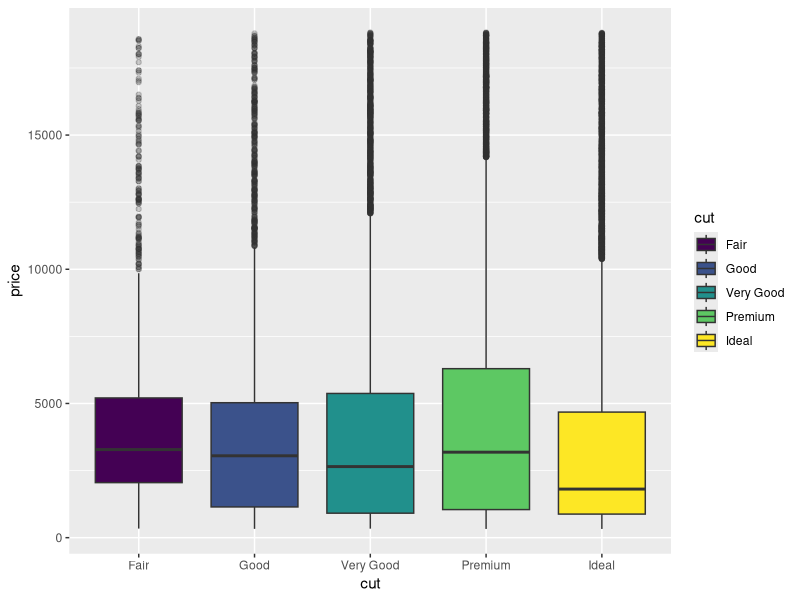
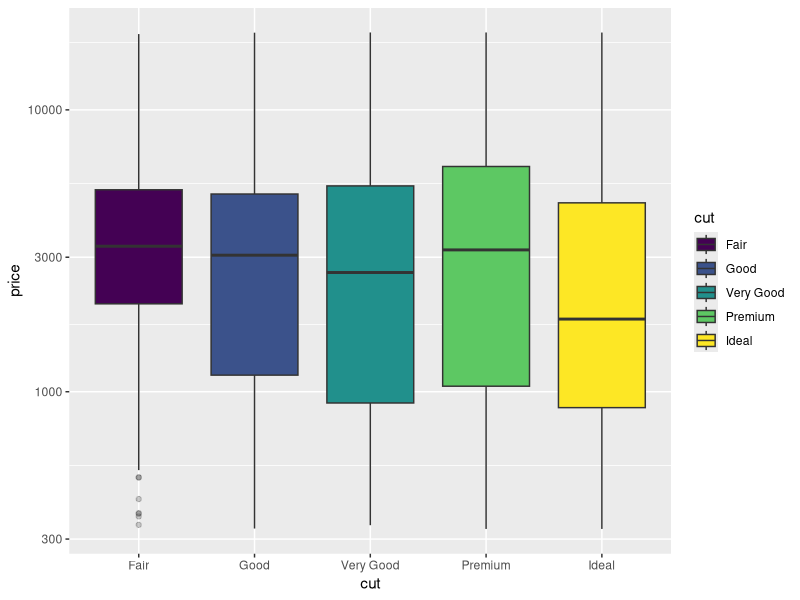
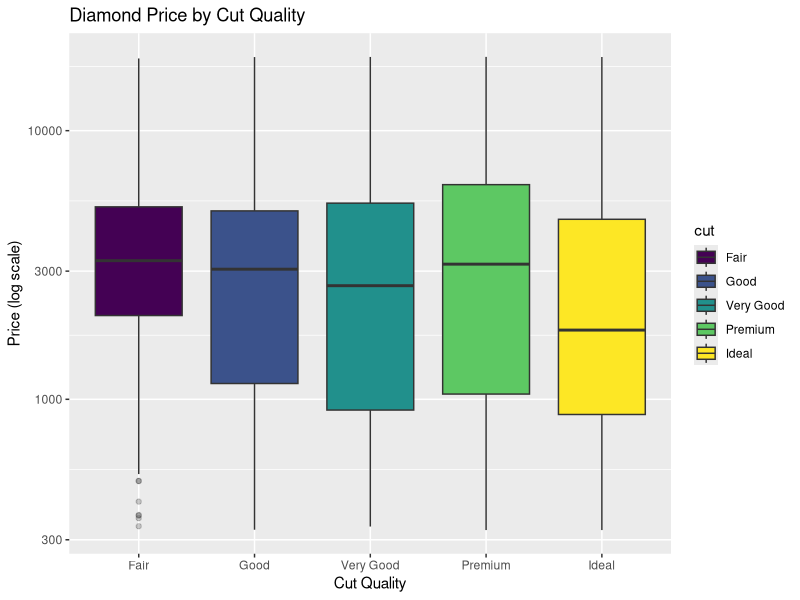
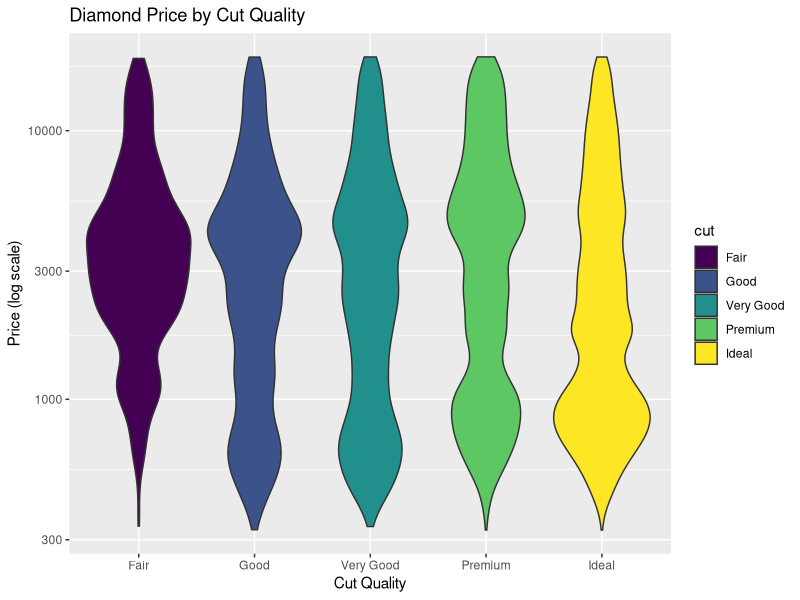
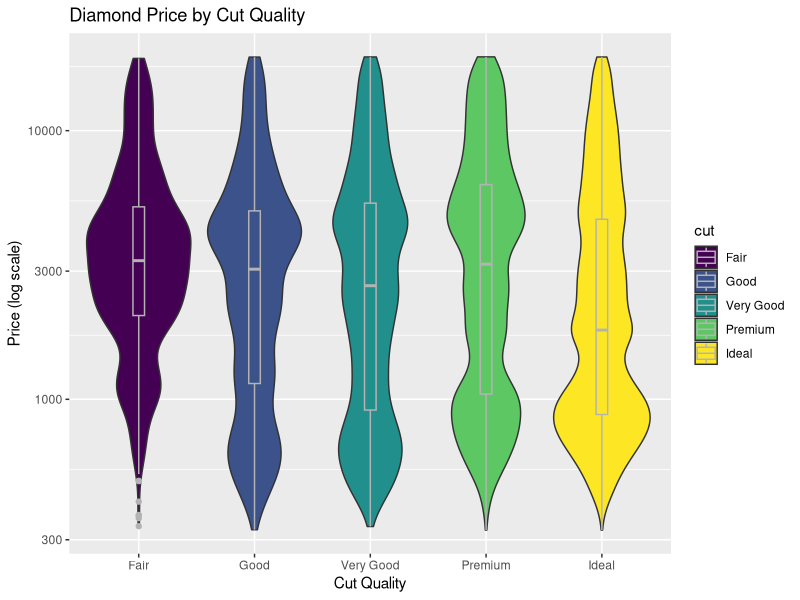
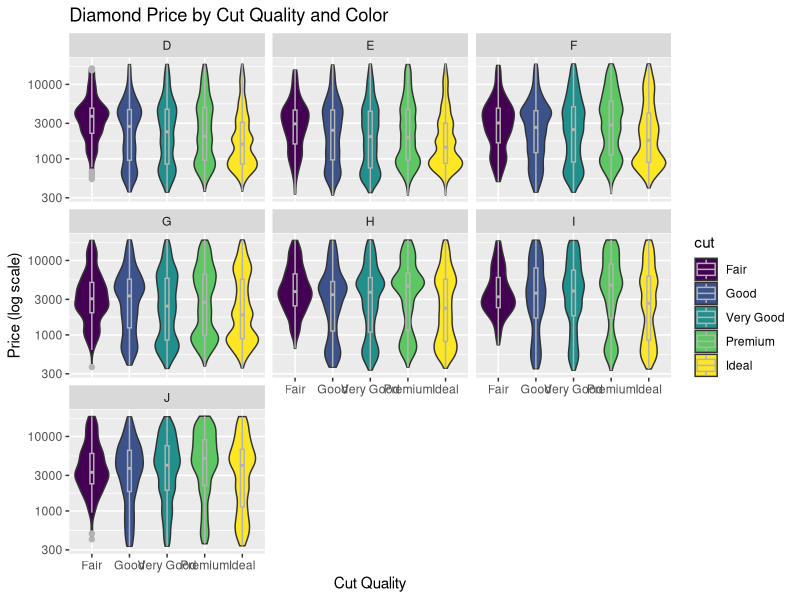
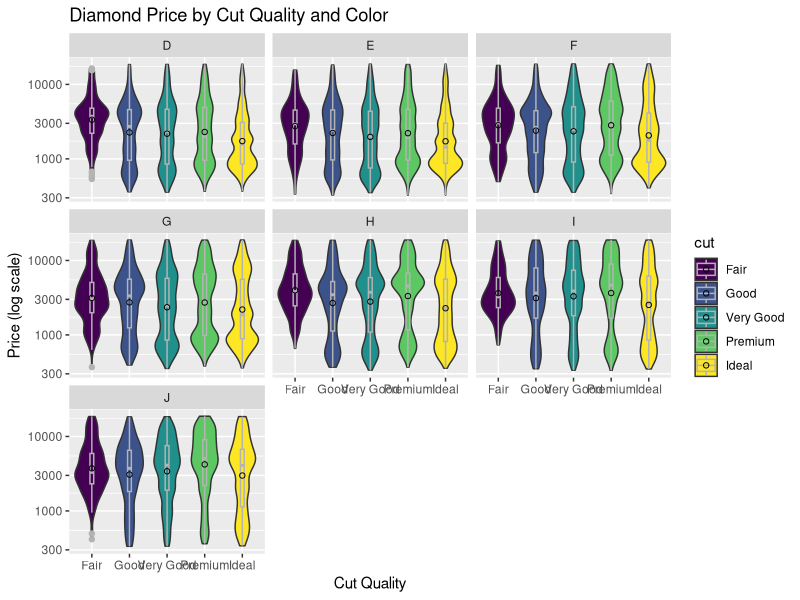
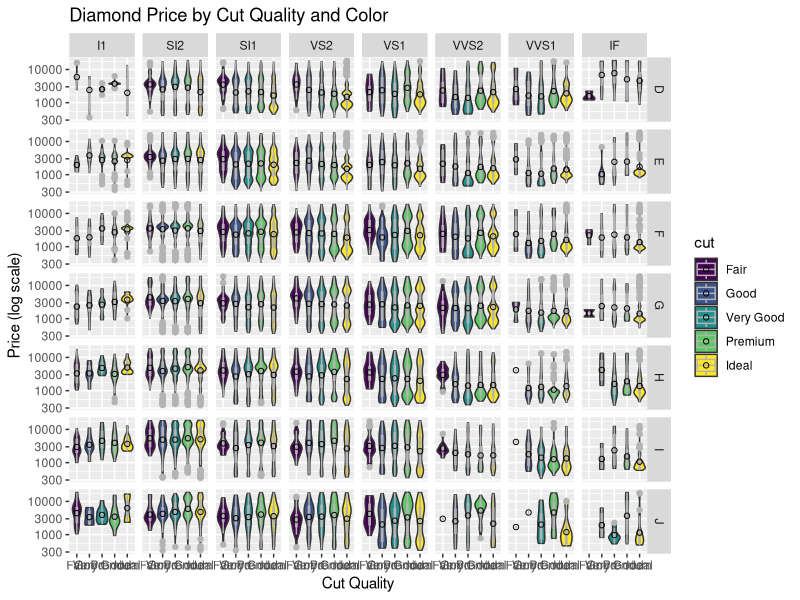

Write R code to recreate these figures, in order.
library(tidyverse)

View(diamonds)

# Boxplot of diamond price by cut quality
ggplot(diamonds, aes(cut, price, fill = cut)) +
  geom_boxplot(outlier.alpha = 0.25)

# Change y-axis to log10 scale
ggplot(diamonds, aes(cut, price, fill = cut)) +
  geom_boxplot(outlier.alpha = 0.25) +
  scale_y_log10()

# Add titles and labels
ggplot(diamonds, aes(cut, price, fill = cut)) +
  geom_boxplot(outlier.alpha = 0.25) +
  scale_y_log10() +
  labs(
    title = "Diamond Price by Cut Quality",
    x = "Cut Quality",
    y = "Price (log scale)"
  )

# Violin plot instead of box plot
ggplot(diamonds, aes(cut, price, fill = cut)) +
  geom_violin() +
  scale_y_log10() +
  labs(
    title = "Diamond Price by Cut Quality",
    x = "Cut Quality",
    y = "Price (log scale)"
  )

# Violin + box
ggplot(diamonds, aes(cut, price, fill = cut)) +
  geom_violin() +
  geom_boxplot(width = 0.1, color = "gray70") +
  scale_y_log10() +
  labs(
    title = "Diamond Price by Cut Quality",
    x = "Cut Quality",
    y = "Price (log scale)"
  )

# Facet by color
ggplot(diamonds, aes(cut, price, fill = cut)) +
  geom_violin() +
  geom_boxplot(width = 0.1, color = "gray70") +
  scale_y_log10() +
  labs(
    title = "Diamond Price by Cut Quality and Color",
    x = "Cut Quality",
    y = "Price (log scale)"
  ) +
  facet_wrap(~color)

# add mean
ggplot(diamonds, aes(cut, price, fill = cut)) +
  geom_violin() +
  geom_boxplot(width = 0.1, color = "gray70") +
  stat_summary(fun = mean, geom = "point", shape = 1) +
  scale_y_log10() +
  labs(
    title = "Diamond Price by Cut Quality and Color",
    x = "Cut Quality",
    y = "Price (log scale)"
  ) +
  facet_wrap(~color)

# Facet by color and clarity
ggplot(diamonds, aes(cut, price, fill = cut)) +
  geom_violin() +
  geom_boxplot(width = 0.1, color = "gray70") +
  stat_summary(fun = mean, geom = "point", shape = 1) +
  scale_y_log10() +
  labs(
    title = "Diamond Price by Cut Quality and Color",
    x = "Cut Quality",
    y = "Price (log scale)"
  ) +
  facet_grid(color ~ clarity)

# Scatter plot of price vs carat, colored by cut
ggplot(diamonds, aes(carat, price, color = cut)) +
  geom_point(alpha = 0.2) +
  scale_y_log10() +
  labs(
    title = "Diamond Price vs Carat Weight",
    x = "Carat Weight",
    y = "Price (log scale)",
    color = "Cut Quality"
  ) +
  facet_grid(cut ~ color)
